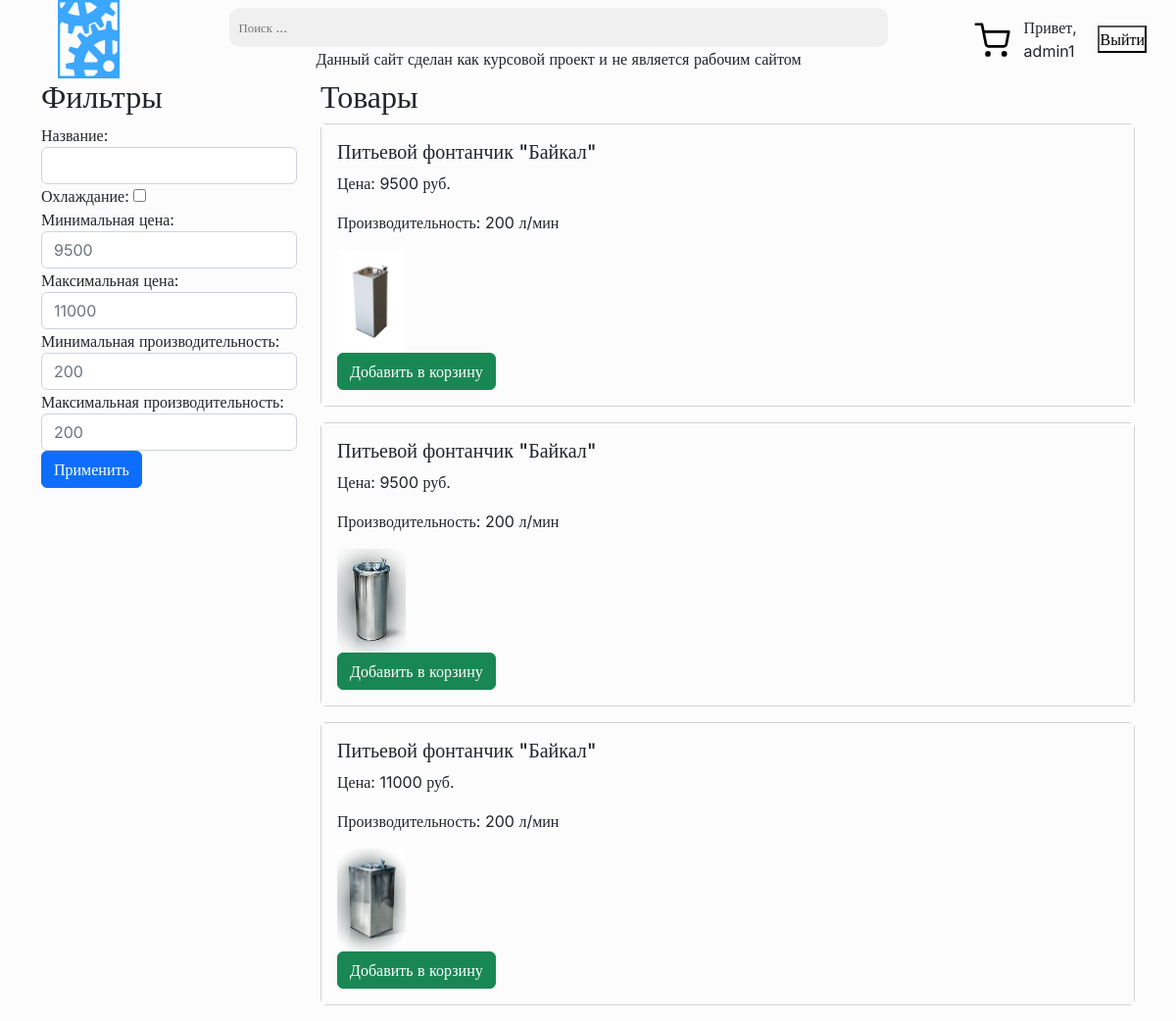
/katalog.php?table_name=Fountains&coling=0 (signed in), run on the app's committed database.
### tables this page shows
CREATE TABLE `Fountains` (
  `id` int NOT NULL,
  `Name` varchar(255) NOT NULL,
  `Price` int NOT NULL,
  `gabarit_Length` int NOT NULL,
  `gabarit_Width` int NOT NULL,
  `gabarit_Height` int NOT NULL,
  `Weight` int NOT NULL,
  `Filter` varchar(255) NOT NULL,
  `Performance` int NOT NULL,
  `Сooling` varchar(255) NOT NULL,
  `img` varchar(255) NOT NULL,
  `material` varchar(255) DEFAULT NULL
);

### katalog.php (the view, shortened to what this page needs)
<!DOCTYPE html>
<html lang="en">
<head>
    <link rel="stylesheet" type="text/css" href="../assets\css\style.css">
    <link href="https://cdn.jsdelivr.net/npm/bootstrap@5.2.3/dist/css/bootstrap.min.css" rel="stylesheet">
</head>
<body>
    <?php
    include_once("assets/php/connect.php");
    include_once("assets/page/header/head.php");
    ?>
    <div id="osnova">
        <?php
        $table = $_GET['table_name'];
        if ($table == "Fountains") {
            $chillGuy = $_GET['coling'];
            if ($chillGuy==1 ||  (isset($_GET['colling'])&& $_GET['colling']=="on")) {
                $query = "SELECT * FROM  $table WHERE Сooling = 1";
            }
            else{
                $query = "SELECT * FROM  $table WHERE Сooling = 0";
            }
            $result = $connect->query($query);
            $filters = array('filter' => '', 'min_price' => 0, 'max_price' => 99999999, 'min_performance' => 0, 'max_performance' => 99999999);
            $filtered_result = array();
            $min_price = 99999999;
            $max_price = 0;
            $min_performance = 99999999;
            $max_performance = 0;
            while ($row = $result->fetch_assoc()) {
                if (
                    $row['Price'] >= $filters['min_price'] &&
                    $row['Price'] <= $filters['max_price'] &&
                    $row['Performance'] >= $filters['min_performance'] &&
                    $row['Performance'] <= $filters['max_performance'] && ($filters['filter'] == '' || strpos($row['Name'], $filters['filter']) !== false)
                ) {
                    $filtered_result[] = $row;
                } else {
                    echo $filters['filter']
                    ;
                }
                if ($row['Price'] < $min_price) {
                    $min_price = $row['Price'];
                }
                if ($row['Price'] > $max_price) {
                    $max_price = $row['Price'];
                }
                if ($row['Performance'] < $min_price) {
                    $min_performance = $row['Performance'];
                }
                if ($row['Performance'] > $max_performance) {
                    $max_performance = $row['Performance'];
                }
            }
        }
        else{
            $query = "SELECT * FROM  $table WHERE";
        }
        ?>
        <div class="container">
            <div class="row">
                <div class="col-md-3">
                    <h2>Фильтры</h2>
                    <form>
                        <div class="form-group">
                            <label for="filter">Название:</label>
                            <input type="text" class="form-control" id="filter" name="filter"
                                value="<?php echo $filters['filter']; ?>">
                        </div>
                        <div class="form-group">
                            <label for="filter">Охлаждание:</label>
                            <input type="checkbox" class="" id="colling" name="colling"></div>
                        <div class="form-group">
                            <label for="min_price">Минимальная цена:</label>
                            <input type="number" class="form-control" id="min_price" name="min_price"
                                value="<?php echo $min_price_q; ?>" placeholder="<?php echo $min_price; ?>">
                        </div>
                        <div class="form-group">
                            <label for="max_price">Максимальная цена:</label>
                            <input type="number" class="form-control" id="max_price" name="max_price"
                                value="<?php echo $max_price_q; ?>" placeholder="<?php echo $max_price; ?>">
                        </div>
                        <div class="form-group">
                            <label for="min_performance">Минимальная производительность:</label>
                            <input type="number" class="form-control" id="min_performance" name="min_performance"
                                value="<?php echo $min_performance_q; ?>" placeholder="<?php echo $min_performance; ?>">
                        </div>
                        <div class="form-group">
                            <label for="max_performance">Максимальная производительность:</label>
                            <input type="number" class="form-control" id="max_performance" name="max_performance"
                                value="<?php echo $max_performance_q; ?>" placeholder="<?php echo $max_performance; ?>">
                        </div>
                        <button type="submit" class="btn btn-primary">Применить</button>
                    </form>
                </div>
                <div class="col-md-9">
                    <h2>Товары</h2>
                    <?php if ($table == "Fountains") {
                        foreach ($filtered_result as $row) { ?>
                            <div class="card mb-3">
                                <div class="card-body">
                                    <div class="row">
                                        <div class="col-md-8"
                                            onclick="location.href='../tovar_page.php?id=<?php echo $row['id']; ?>&table_name=<?php echo urlencode($table); ?>';">
                                            <h5 class="card-title"><?php echo $row['Name']; ?></h5>
                                            <p class="card-text">Цена: <?php echo $row['Price']; ?> руб.</p>
                                            <p class="card-text">Производительность: <?php echo $row['Performance']; ?> л/мин
                                            </p>
                                            <img class="img_cartochka" src="<?php echo "../" . $row['img']; ?>">
                                            <form method="post" id="add_to_karzina">
                                                <button type="submit" class="btn btn-success">Добавить в корзину</button>
                                            </form>
                                        </div>
                                    </div>
                                </div>
                            </div>
                        <?php }
                    } ?>
                </div>
            </div>
        </div>
    </div>
</body>
</html>

### assets/css/style.css (style rules this page uses)
* { padding: 0; margin: 0; gap: 0; background-color: #FCFCFC; font-family: inter; }
#osnova { display: flex; justify-content: space-around; }
.img_cartochka { width: 70px; }

### katalog.php (style rules this page uses)
.img_cartochka { width: 70px; }

### data on the page
fountains: min_price "9500", max_performance "200", Name "Питьевой фонтанчик \"Байкал\"", Price "9500", Performance "200", shows a picture
fountains: max_price "11000", min_performance "200", Name "Питьевой фонтанчик \"Байкал\"", Price "11000", Performance "200", shows a picture
fountains: Name "Питьевой фонтанчик \"Байкал\"", Price "9500", Performance "200", shows a picture

### other printed values
$_SESSION["login"] "admin1"
